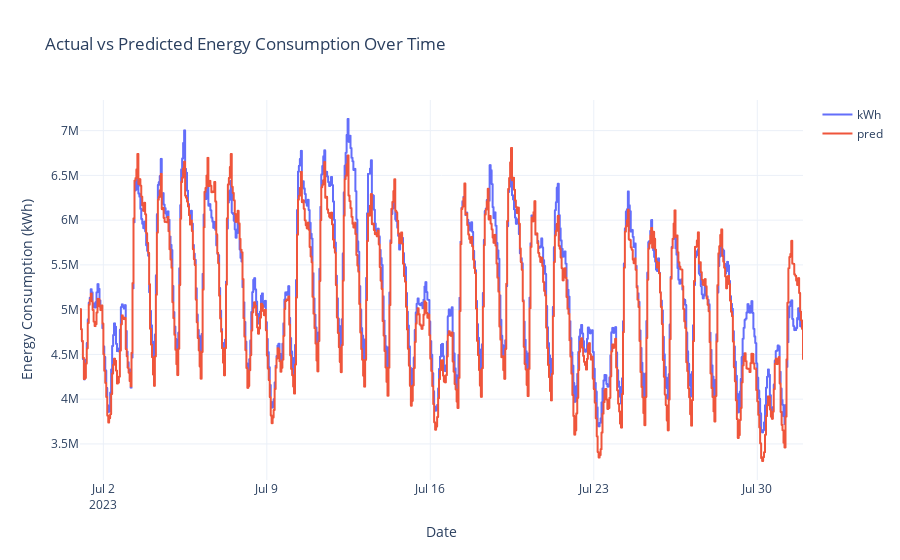

The cell this chart's notebook holds for it:
### Code cell
# Create the figure with step lines for both actual and predicted values
fig = px.line(
    preds_168.reset_index(),
    x="datetime",
    y=["kWh", "pred"],
    labels={
        "datetime": "Date",
        "value": "Energy Consumption (kWh)",
        "variable": "Series",
    },
    title="Actual vs Predicted Energy Consumption Over Time",
    line_shape="hv",  # Set line shape to horizontal-vertical for step chart
)

# Customize the layout
fig.update_layout(
    template="plotly_white",
    legend=dict(title=""),
    xaxis_title="Date",
    yaxis_title="Energy Consumption (kWh)",
)

# Show the figure
fig.show()

### Figure 1 — Plotly figure (JSON) as saved in the notebook; plotly's stock layout.template omitted (floating-point values rounded to 4 significant figures; data arrays with more than 128 entries replaced by an {"elided": "..."} marker saying what was removed)
{"data": [{"hovertemplate": "Series=kWh<br>Date=%{x}<br>Energy Consumption (kWh)=%{y}<extra></extra>", "legendgroup": "kWh", "line": {"color": "#636efa", "dash": "solid", "shape": "hv"}, "marker": {"symbol": "circle"}, "mode": "lines", "name": "kWh", "showlegend": true, "type": "scattergl", "x": {"elided": "744 str values"}, "xaxis": "x", "y": {"elided": "744 float values"}, "yaxis": "y"}, {"hovertemplate": "Series=pred<br>Date=%{x}<br>Energy Consumption (kWh)=%{y}<extra></extra>", "legendgroup": "pred", "line": {"color": "#EF553B", "dash": "solid", "shape": "hv"}, "marker": {"symbol": "circle"}, "mode": "lines", "name": "pred", "showlegend": true, "type": "scattergl", "x": {"elided": "744 str values"}, "xaxis": "x", "y": {"elided": "744 float values"}, "yaxis": "y"}], "layout": {"legend": {"title": {"text": ""}, "tracegroupgap": 0}, "title": {"text": "Actual vs Predicted Energy Consumption Over Time"}, "xaxis": {"anchor": "y", "domain": [0, 1], "title": {"text": "Date"}}, "yaxis": {"anchor": "x", "domain": [0, 1], "title": {"text": "Energy Consumption (kWh)"}}}}
